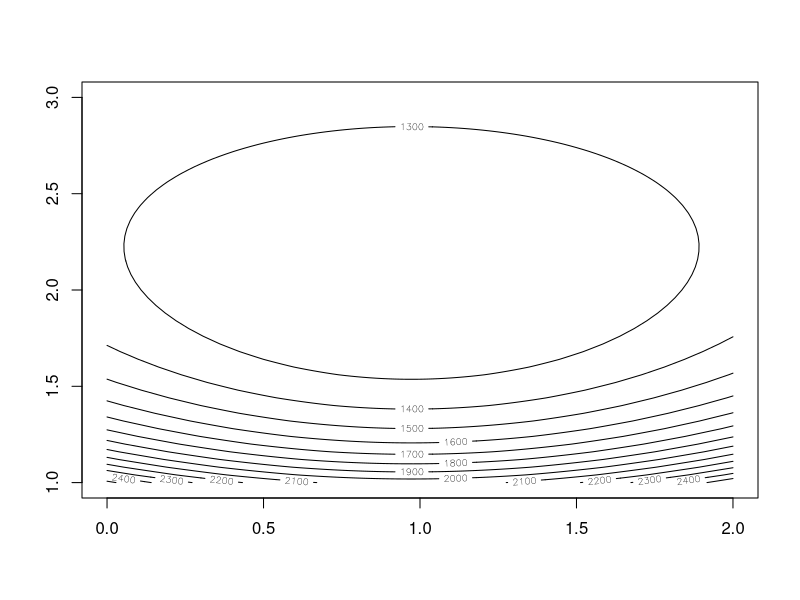

This chart was generated by the following R code:

X <- rnorm(n=1000,mean=1,sd=2)

loss <- function(ms)0.5*sum((X-ms[1])^2)/ms[2]^2 + log(ms[2])*length(X)

mv <- seq(0,2,length=101)
sv <- seq(1,3,length=51)
LL <- outer(mv,sv,Vectorize(function(m,s)loss(c(m,s))))

contour(mv,sv,LL)

require(numDeriv)

I <- numDeriv::hessian(loss,c(1,2))

V <- solve(I)

fit <- lm(X~1)

summary(fit)


